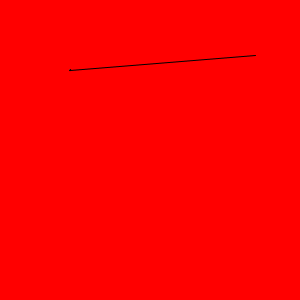
Frame 1 (no input)
Frame 60 (the mouse pressed at the canvas centre just before this capture): identical to frame 1, image omitted
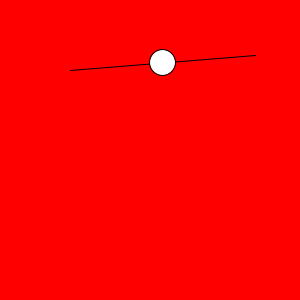
Frame 120 (the mouse held since frame 60 and released just before this capture)

The Processing sketch that drew these frames (run headless with seeded random() and noise(); from frame 60 on, the mouse is pressed at the canvas centre):

// Processing sketch: LineAndBall_008a
// ── LineAndBall_008a.pde
float xh = 70;
float yh = 70;
float xo = 255;
float yo = 55;

void setup() {
  size(300, 300);
}

void draw() {
  background(255, 0, 0);
  line(xh, yh, xo, yo);
  float a = map(mouseX, 0, width, 0, 1);
  float r = map(mouseY, 0, height, 1, 50);
  float xf = xh + a*(xo - xh);
  float yf = yh + a*(yo - yh);
  ellipse(xf, yf, r, r);
}
